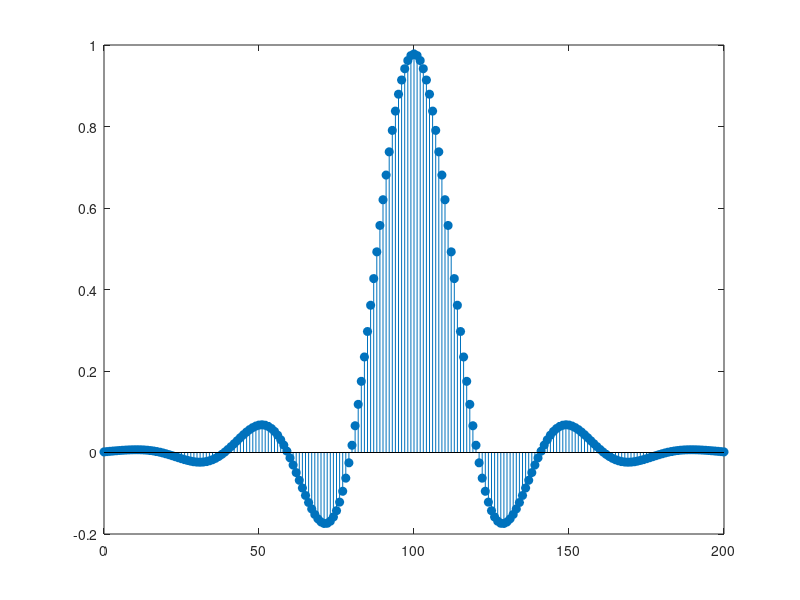
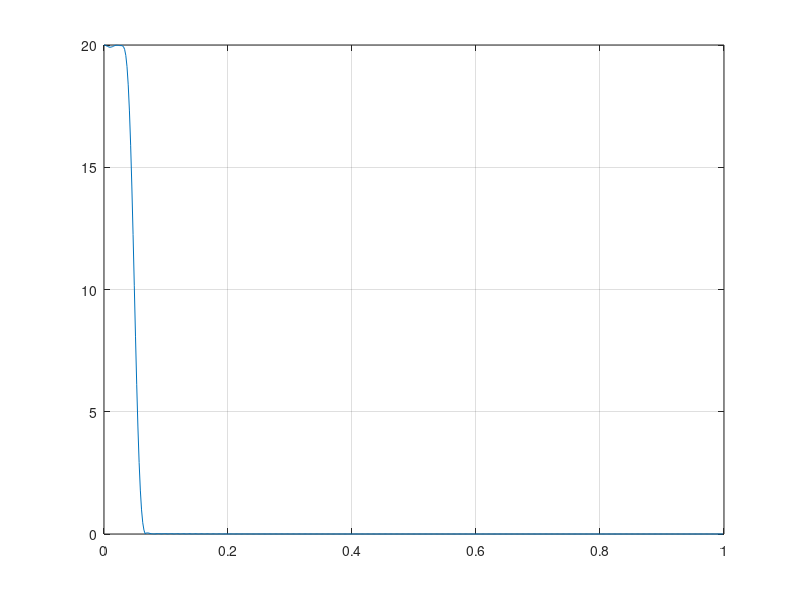
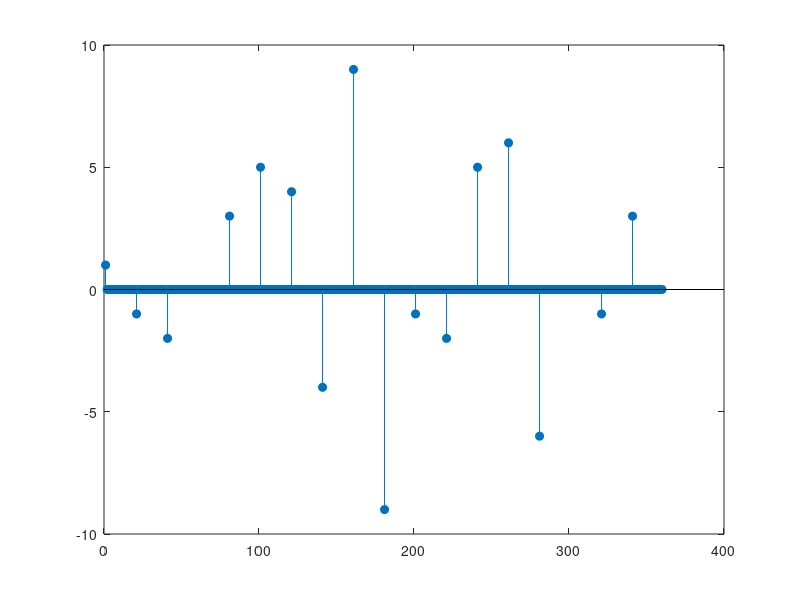
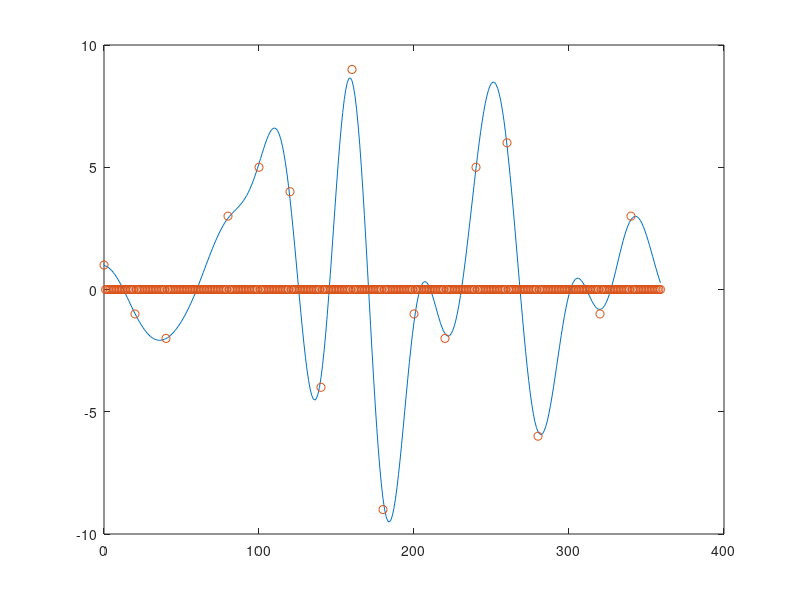

Source code (MATLAB) for these figures, in order:
clc, clear, close all
%% a)
x=[1,-1,-2,0,3,5,4,-4,9,-9,-1,-2,5,6,-6,0,-1,3];
N=20;
h=N*fir1(200,1/N); % Filtro interpolador
stem(0:200,h,'filled')
figure
[H,w]=freqz(h,1);
plot(w/pi,abs(H)), grid
%% b)
xe=upsample(x,N);
figure;
stem(xe, 'filled')
%% c)
figure;
ye=conv(xe,h,'same');
plot(0:359,ye,0:359,xe,'o')
%% d)
figure;
hold on
plot(0:359,ye)
stem(0:N:359,x,'filled')
hold off
